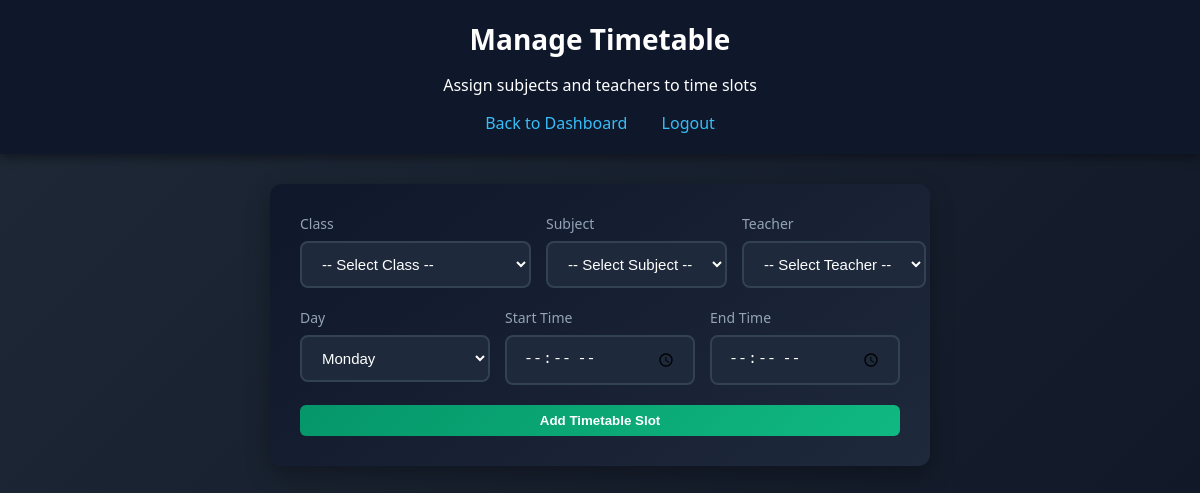
Page /admin/timetable (signed in) on the earlier database version.
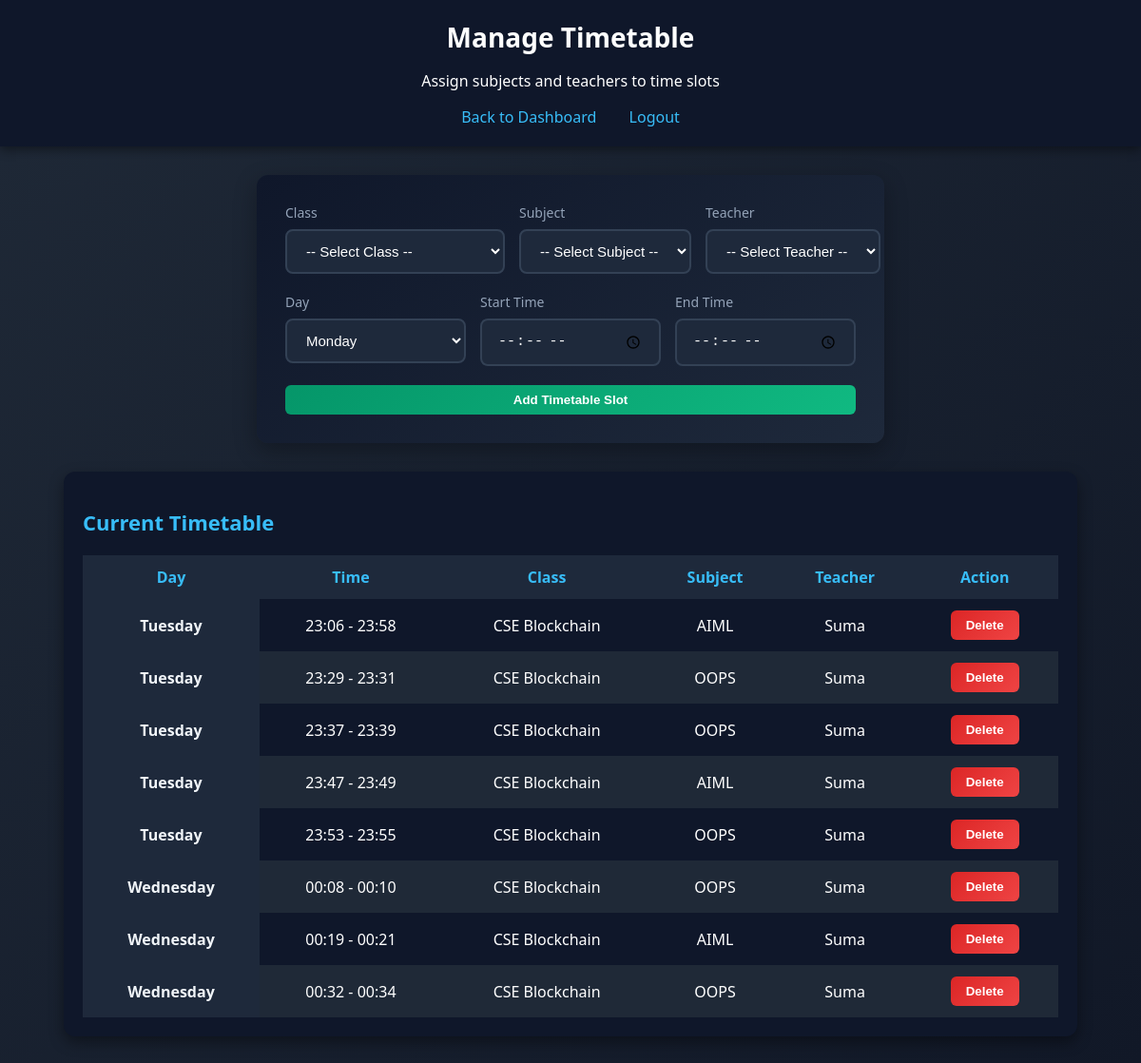
Same page on the later database version.
### tables this page shows
CREATE TABLE timetable (
    id INTEGER PRIMARY KEY AUTOINCREMENT,
    class_id INTEGER,
    subject_id INTEGER,
    teacher_id INTEGER,
    day TEXT,
    start_time TEXT,
    end_time TEXT,
    FOREIGN KEY(class_id) REFERENCES classes(id),
    FOREIGN KEY(subject_id) REFERENCES subjects(id),
    FOREIGN KEY(teacher_id) REFERENCES users(id)
);

CREATE TABLE classes (
    id INTEGER PRIMARY KEY AUTOINCREMENT,
    class_name TEXT NOT NULL,
    room_no TEXT
);

CREATE TABLE subjects (
    id INTEGER PRIMARY KEY AUTOINCREMENT,
    subject_name TEXT NOT NULL
);

CREATE TABLE users (
    id INTEGER PRIMARY KEY AUTOINCREMENT,
    name TEXT NOT NULL,
    email TEXT UNIQUE NOT NULL,
    password TEXT NOT NULL,
    role TEXT NOT NULL CHECK(role IN ('student','teacher','admin')),
    class_id INTEGER,
    rfid_uid TEXT,
    FOREIGN KEY(class_id) REFERENCES classes(id)
);

### backend/app.py (the view, shortened to what this page needs)
@app.route("/admin/timetable", methods=["GET", "POST"])
def manage_timetable():
    if session.get("role") != "admin":
        return redirect("/login")
    message = ""
    conn = get_connection()
    cursor = conn.cursor()
    classes = cursor.execute("SELECT id, class_name, room_no FROM classes").fetchall()
    subjects = cursor.execute("SELECT id, subject_name FROM subjects").fetchall()
    teachers = cursor.execute("SELECT id, name FROM users WHERE role='teacher'").fetchall()
    timetable = cursor.execute("""
        SELECT timetable.id, classes.class_name, subjects.subject_name, users.name as teacher,
               timetable.day, timetable.start_time, timetable.end_time
        FROM timetable
        JOIN classes ON timetable.class_id = classes.id
        JOIN subjects ON timetable.subject_id = subjects.id
        JOIN users ON timetable.teacher_id = users.id
        ORDER BY
            CASE timetable.day
                WHEN 'Monday' THEN 1 WHEN 'Tuesday' THEN 2 WHEN 'Wednesday' THEN 3
                WHEN 'Thursday' THEN 4 WHEN 'Friday' THEN 5 WHEN 'Saturday' THEN 6
            END,
            timetable.start_time
    """).fetchall()
    conn.close()
    return render_template("admin_timetable.html",
                           message=message,
                           classes=classes,
                           subjects=subjects,
                           teachers=teachers,
                           timetable=timetable)

### backend/app.py (called while the page is built)
def get_connection():
    conn = sqlite3.connect(DB_PATH)
    conn.row_factory = sqlite3.Row
    return conn

### frontend/templates/admin_timetable.html (shortened to what this page needs)
<!DOCTYPE html>
<html lang="en">
<head>
    <link rel="stylesheet" href="/static/style.css">
</head>
<body>
    <div class="header">
        <h1>Manage Timetable</h1>
        <p>Assign subjects and teachers to time slots</p>
        <nav class="nav-links">
            <a href="/admin">Back to Dashboard</a>
            <a href="/logout">Logout</a>
        </nav>
    </div>
    <div class="dashboard-content">
        <div class="form-container">
            <form method="POST" class="admin-form timetable-form">
                <div class="form-row">
                    <div class="form-group">
                        <label>Class</label>
                        <select name="class_id" required>
                            <option value="">-- Select Class --</option>
                        </select>
                    </div>
                    <div class="form-group">
                        <label>Subject</label>
                        <select name="subject_id" required>
                            <option value="">-- Select Subject --</option>
                        </select>
                    </div>
                    <div class="form-group">
                        <label>Teacher</label>
                        <select name="teacher_id" required>
                            <option value="">-- Select Teacher --</option>
                        </select>
                    </div>
                </div>
                <div class="form-row">
                    <div class="form-group">
                        <label>Day</label>
                        <select name="day" required>
                            <option value="Monday">Monday</option>
                        </select>
                    </div>
                    <div class="form-group">
                        <label>Start Time</label>
                        <input type="time" name="start" required>
                    </div>
                    <div class="form-group">
                        <label>End Time</label>
                        <input type="time" name="end" required>
                    </div>
                </div>
                <button type="submit" class="start-btn">Add Timetable Slot</button>
            </form>
        </div>
        {% if timetable %}
        <div class="table-container">
            <h2 class="section-title">Current Timetable</h2>
            <table>
                <thead>
                    <tr>
                        <th>Day</th>
                        <th>Time</th>
                        <th>Class</th>
                        <th>Subject</th>
                        <th>Teacher</th>
                        <th>Action</th>
                    </tr>
                </thead>
                <tbody>
                    {% for t in timetable %}
                    <tr>
                        <td class="day-cell">{{ t.day }}</td>
                        <td>{{ t.start_time }} - {{ t.end_time }}</td>
                        <td>{{ t.class_name }}</td>
                        <td>{{ t.subject_name }}</td>
                        <td>{{ t.teacher }}</td>
                        <td>
                            <form action="/admin/timetable/delete/{{ t.id }}" method="POST" style="display:inline;">
                                <button type="submit" class="stop-btn" onclick="return confirm('Delete this slot?')">Delete</button>
                            </form>
                        </td>
                    </tr>
                    {% endfor %}
                </tbody>
            </table>
        </div>
        {% endif %}
    </div>
</body>
</html>

### frontend/static/style.css (style rules this page uses)
body { margin: 0; font-family: 'Segoe UI', Tahoma, sans-serif; background: linear-gradient(135deg, #1f2937, #111827); color: white; }
.header { text-align: center; padding: 20px; background: #0f172a; box-shadow: 0 4px 10px rgba(0,0,0,0.4); }
.header h1 { margin: 0; font-size: 28px; }
.table-container { width: 90%; margin: auto; background: #0f172a; padding: 20px; border-radius: 12px; box-shadow: 0 6px 15px rgba(0,0,0,0.4); }
table { width: 100%; border-collapse: collapse; }
th, td { padding: 12px; text-align: center; }
th { background: #1e293b; color: #38bdf8; }
tr:nth-child(even) { background: #1f2937; }
.nav-links { margin-top: 15px; }
.nav-links a { color: #38bdf8; text-decoration: none; margin: 0 15px; font-size: 16px; transition: color 0.2s; }
.day-cell { background: #1e293b; color: #f1f5f9; font-weight: 600; }
.dashboard-content { padding: 30px; }
.section-title { color: #38bdf8; margin-bottom: 20px; font-size: 22px; }
.start-btn { padding: 8px 16px; background: linear-gradient(135deg, #059669, #10b981); color: white; border: none; border-radius: 6px; font-weight: 600; cursor: pointer; transition: transform 0.2s, box-shadow 0.2s; }
.stop-btn { padding: 8px 16px; background: linear-gradient(135deg, #dc2626, #ef4444); color: white; border: none; border-radius: 6px; font-weight: 600; cursor: pointer; transition: transform 0.2s, box-shadow 0.2s; }
.form-container { max-width: 600px; margin: 0 auto 30px auto; background: linear-gradient(145deg, #0f172a, #1e293b); padding: 30px; border-radius: 12px; box-shadow: 0 8px 25px rgba(0, 0, 0, 0.3); }
.admin-form { display: flex; flex-direction: column; gap: 20px; }
.form-group { display: flex; flex-direction: column; gap: 8px; }
.form-group label { color: #94a3b8; font-size: 14px; font-weight: 500; }
.form-group input, .form-group select { padding: 12px 16px; border: 2px solid #334155; border-radius: 8px; background: #1e293b; color: white; font-size: 15px; transition: border-color 0.3s; }
.form-group select option { background: #1e293b; color: white; }
.form-row { display: grid; grid-template-columns: repeat(3, 1fr); gap: 15px; }
.timetable-form { max-width: none; }

Differences in the rows shown:
added timetable: day "Tuesday", start_time "23:06", end_time "23:58", class_name "CSE Blockchain", subject_name "AIML", teacher "Suma"
added timetable: day "Tuesday", start_time "23:29", end_time "23:31", class_name "CSE Blockchain", subject_name "OOPS", teacher "Suma"
added timetable: day "Tuesday", start_time "23:37", end_time "23:39", class_name "CSE Blockchain", subject_name "OOPS", teacher "Suma"
added timetable: day "Tuesday", start_time "23:47", end_time "23:49", class_name "CSE Blockchain", subject_name "AIML", teacher "Suma"
added timetable: day "Tuesday", start_time "23:53", end_time "23:55", class_name "CSE Blockchain", subject_name "OOPS", teacher "Suma"
added timetable: day "Wednesday", start_time "00:08", end_time "00:10", class_name "CSE Blockchain", subject_name "OOPS", teacher "Suma"
added timetable: day "Wednesday", start_time "00:19", end_time "00:21", class_name "CSE Blockchain", subject_name "AIML", teacher "Suma"
added timetable: day "Wednesday", start_time "00:32", end_time "00:34", class_name "CSE Blockchain", subject_name "OOPS", teacher "Suma"
Other differences:
text now shown: "Current Timetable Day Time Class Subject Teacher Action"
